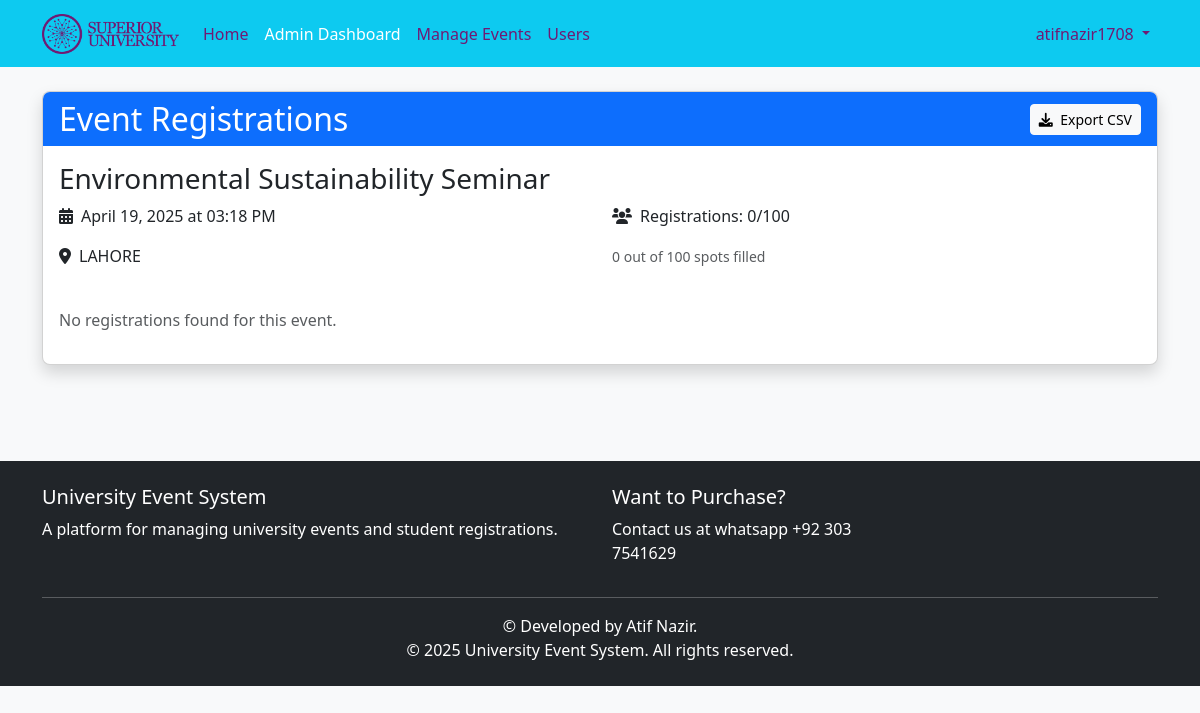
Screenshot of /admin/events/1/registrations (signed in) with the database file from the repository.
### app/models.py (models this page shows, shortened)
class User(db.Model, UserMixin):
    id = db.Column(db.Integer, primary_key=True)
    username = db.Column(db.String(64), unique=True, nullable=False)
    full_name = db.Column(db.String(100), nullable=True)  # New field for full name
    email = db.Column(db.String(120), unique=True, nullable=False)
    password_hash = db.Column(db.String(128), nullable=False)
    role = db.Column(db.String(20), nullable=False, default='student')
    student_id = db.Column(db.String(100), nullable=True)  # New field for student ID
    profile_image = db.Column(db.String(200), nullable=True)  # New field for profile picture URL
    department = db.Column(db.String(100), nullable=True)  # Department
    bio = db.Column(db.String(500), nullable=True)  # Optional bio field
    created_at = db.Column(db.DateTime, default=datetime.utcnow)
    registrations = db.relationship('Registration', backref='user', lazy=True)
    def is_admin(self):
        return self.role == 'admin'

class Event(db.Model):
    id = db.Column(db.Integer, primary_key=True)
    title = db.Column(db.String(100), nullable=False)
    description = db.Column(db.Text, nullable=False)
    date = db.Column(db.DateTime, nullable=False)  # Start Date
    end_date = db.Column(db.DateTime, nullable=True)
    registration_deadline = db.Column(db.DateTime, nullable=True)  # New Field
    location = db.Column(db.String(100), nullable=False)
    max_participants = db.Column(db.Integer, nullable=False)
    created_at = db.Column(db.DateTime, default=datetime.utcnow)
    updated_at = db.Column(db.DateTime, default=datetime.utcnow, onupdate=datetime.utcnow)
    registrations = db.relationship('Registration', backref='event', lazy=True, cascade="all, delete-orphan")
    @property
    def registration_count(self):
        return Registration.query.filter_by(event_id=self.id).count()

### app/routes/admin.py (the view)
@admin.route('/events/<int:event_id>/registrations')
@admin_required
def event_registrations(event_id):
    event = Event.query.get_or_404(event_id)
    registrations = Registration.query.filter_by(event_id=event_id).all()
    for reg in registrations:
        if not reg.admin_viewed:
            reg.admin_viewed = True
    db.session.commit()
    registration_data = [{
        'id': r.id,
        'user_id': r.user_id,
        'username': r.user.username,
        'email': r.user.email,
        'registered_at': r.registered_at,
        'attended': r.attended
    } for r in registrations]
    return render_template('admin/registrations.html',
                           title=f'Registrations - {event.title}',
                           event=event,
                           registrations=registration_data)

### app/models.py (called while the page is built)
@login_manager.user_loader
def load_user(user_id):
    return User.query.get(int(user_id))

### app/routes/admin.py (called while the page is built)
def get_new_registration_count():
    return Registration.query.filter_by(admin_viewed=False).count()

@admin.context_processor
def inject_new_registration_count():
    if current_user.is_authenticated and current_user.is_admin():
        return {'new_registration_count': get_new_registration_count()}
    return {'new_registration_count': 0}

### app/utils/helpers.py (called while the page is built)
def admin_required(f):
    @wraps(f)  # Add this line to preserve the original function name
    def decorated_function(*args, **kwargs):
        if not current_user.is_admin():
            abort(403)  # Forbidden if not an admin
        return f(*args, **kwargs)
    return decorated_function

### app/templates/admin/registrations.html
{% extends "base.html" %}
{% block content %}
<div class="row mb-4">
    <div class="col-md-12">
        <div class="card shadow">
            <div class="card-header bg-primary text-white">
                <div class="d-flex justify-content-between align-items-center">
                    <h2 class="card-title mb-0">Event Registrations</h2>
                    <a href="{{ url_for('admin.export_registrations', event_id=event.id) }}" class="btn btn-light btn-sm">
                        <i class="fas fa-download me-1"></i> Export CSV
                    </a>
                </div>
            </div>
            <div class="card-body">
                <div class="event-details mb-4">
                    <h3>{{ event.title }}</h3>
                    <div class="row">
                        <div class="col-md-6">
                            <p><i class="fas fa-calendar-alt me-2"></i>{{ event.date.strftime('%B %d, %Y at %I:%M %p') }}</p>
                            <p><i class="fas fa-map-marker-alt me-2"></i>{{ event.location }}</p>
                        </div>
                        <div class="col-md-6">
                            <p><i class="fas fa-users me-2"></i>Registrations: {{ event.registration_count }}/{{ event.max_participants }}</p>
                            <p class="text-muted">
                                <small>{{ event.registration_count }} out of {{ event.max_participants }} spots filled</small>
                            </p>
                        </div>
                    </div>
                </div>
                {% if registrations %}
                    <div class="table-responsive">
                        <table class="table table-striped table-hover">
                            <thead class="table-light">
                                <tr>
                                    <th>#</th>
                                    <th>Username</th>
                                    <th>Email</th>
                                    <th>Registered At</th>
                                    <th>Attendance</th>
                                    <th>Toggle</th>
                                </tr>
                            </thead>
                            <tbody>
                                {% for reg in registrations %}
                                <tr>
                                    <td>{{ reg.id }}</td>
                                    <td>{{ reg.username }}</td>
                                    <td>{{ reg.email }}</td>
                                    <td>{{ reg.registered_at.strftime('%Y-%m-%d %H:%M:%S') }}</td>
                                    <td>
                                        {% if reg.attended %}
                                            <span class="badge bg-success">Attended</span>
                                        {% else %}
                                            <span class="badge bg-secondary">Not Attended</span>
                                        {% endif %}
                                    </td>
                                    <td>
                                        <form method="POST" action="{{ url_for('admin.toggle_attendance', event_id=event.id, reg_id=reg.id) }}">
                                            <button type="submit" class="btn btn-sm btn-outline-primary">
                                                Toggle
                                            </button>
                                        </form>
                                    </td>
                                </tr>
                                {% endfor %}
                            </tbody>
                        </table>
                    </div>
                {% else %}
                    <p class="text-muted">No registrations found for this event.</p>
                {% endif %}
            </div>
        </div>
    </div>
</div>
{% endblock %}

### app/templates/base.html (shortened to what this page needs)
<!DOCTYPE html>
<html lang="en">
<head>
    <link href="https://cdn.jsdelivr.net/npm/bootstrap@5.3.0/dist/css/bootstrap.min.css" rel="stylesheet">
    <link href="https://cdnjs.cloudflare.com/ajax/libs/font-awesome/6.0.0/css/all.min.css" rel="stylesheet">
    <link rel="stylesheet" href="https://cdn.jsdelivr.net/npm/flatpickr/dist/flatpickr.min.css">
    <link rel="stylesheet" href="{{ url_for('static', filename='css/style.css') }}">
    <link rel="stylesheet" href="{{ url_for('static', filename='css/notification.css') }}">
</head>
<body>
    <header>
        <nav class="navbar navbar-expand-lg navbar-dark">
            <div class="container">
                <a class="navbar-brand" href="{{ url_for('main.home') }}">
                    <img src="{{ url_for('static', filename='images/university_logo.png') }}"
                         alt=""
                         height="40"
                         class="d-inline-block align-text-top"
                         onerror="this.style.display='none'; document.getElementById('brand-text').style.display='inline';">
                </a>
                <div class="collapse navbar-collapse" id="navbarNav">
                    <ul class="navbar-nav me-auto">
                        <li class="nav-item">
                            <a class="nav-link {% if request.endpoint == 'main.home' %}active{% endif %}" href="{{ url_for('main.home') }}">Home</a>
                        </li>
                        {% if current_user.is_authenticated %}
                            {% if current_user.is_admin() %}
                                <li class="nav-item">
                                    <a class="nav-link {% if request.endpoint.startswith('admin.') %}active{% endif %}" href="{{ url_for('admin.dashboard') }}">Admin Dashboard</a>
                                </li>
                                <li class="nav-item">
                                    <a class="nav-link {% if request.endpoint == 'admin.events' %}active{% endif %}" href="{{ url_for('admin.events') }}">Manage Events</a>
                                </li>
                                <li class="nav-item">
                                    <a class="nav-link {% if request.endpoint == 'admin.users' %}active{% endif %}" href="{{ url_for('admin.users') }}">Users</a>
                                </li>
                            {% endif %}
                        {% endif %}
                    </ul>
                    <ul class="navbar-nav">
                        {% if current_user.is_authenticated %}
                            <li class="nav-item dropdown">
                                <a class="nav-link dropdown-toggle" href="#" id="navbarDropdown" role="button" data-bs-toggle="dropdown" aria-expanded="false">
                                    {{ current_user.username }}
                                </a>
                            </li>
                        {% endif %}
                    </ul>
                </div>
            </div>
        </nav>
    </header>
    <main class="container py-4">
        {% block content %}{% endblock %}
    </main>
    <footer class="bg-dark text-white mt-5 py-4">
        <div class="container">
            <div class="row">
                <div class="col-md-6">
                    <h5>University Event System</h5>
                    <p>A platform for managing university events and student registrations.</p>
                </div>
                <div class="col-md-3">
                    <h5>Want to Purchase?</h5>
                    <p>Contact us at whatsapp +92 303 7541629</p>
                </div>
            </div>
            <hr>
            <div class="text-center">
                <p class="mb-0">&copy; Developed by Atif Nazir.</p>
                <p class="mb-0">&copy; {{ year }} University Event System. All rights reserved.</p>
            </div>
        </div>
    </footer>
</body>
</html>

### app/static/css/style.css (style rules this page uses)
body { background-color: #f8f9fa; font-family: 'Segoe UI', Tahoma, Geneva, Verdana, sans-serif; }
.navbar-brand { font-weight: 600; }
.card { border-radius: 0.5rem; overflow: hidden; transition: transform 0.3s ease, box-shadow 0.3s ease; }
.card-header { border-bottom: none; }
.btn { border-radius: 0.25rem; }
footer { margin-top: 2rem; }

### app/templates/base.html (style rules this page uses)
header nav.navbar { background-color: #007BFF; }
.navbar-nav .nav-link { color: #701A73 !important; }
.navbar-nav .nav-link.active { color: #ffffff !important; }
.navbar-brand { color: #ffffff; }
.navbar { background-color: #0DCAF0 !important; }

### rows the page displays
User: username "atifnazir1708"
Event: title "Environmental Sustainability Seminar", date "April 19, 2025 at 03:18 PM", location "LAHORE", max_participants "100"

### other values shown
{{ event.registration_count }} "0"
